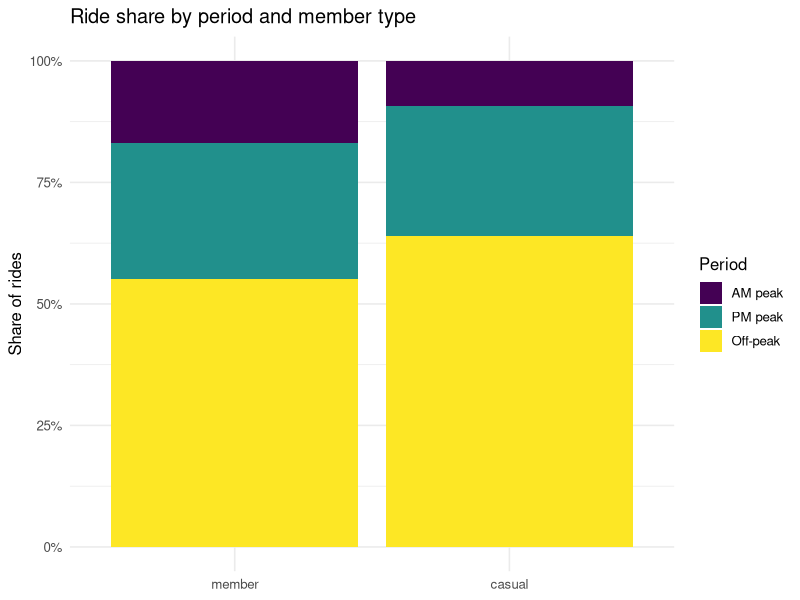
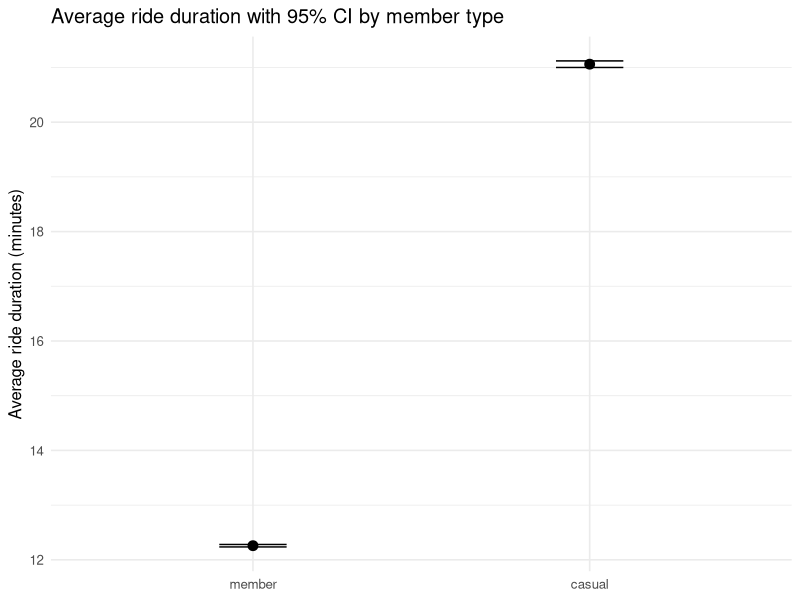
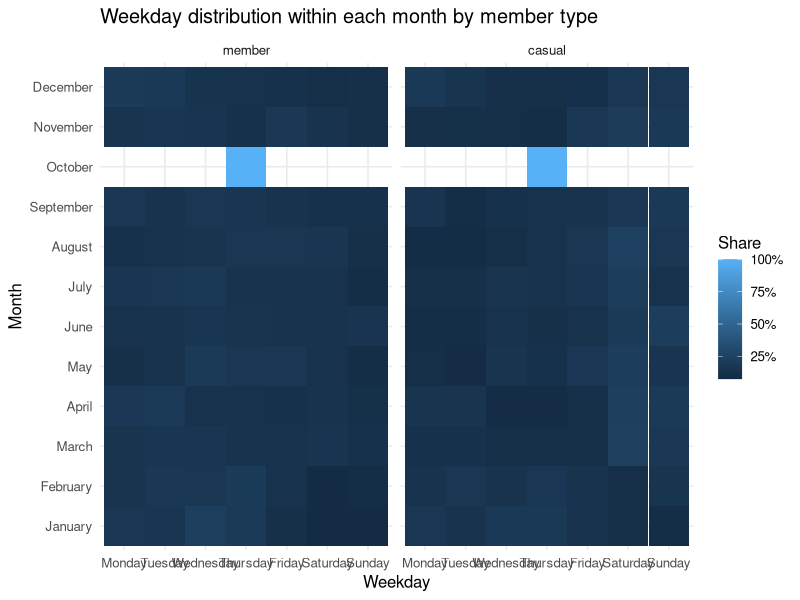

Generate these figures, in order, with R:
# ============================================================
# PURPOSE: Visualize Cyclistic 2024 ride data scoped by member type
#          Uses ONLY outputs from analysis.R
#          Adds: peak/off-peak plot, 95% CI plot, weekday×month index heatmap
# AUTHOR:  Onyedikachi Ikuru
# DATE:    11-16-2025
# ============================================================

# Load libraries
library(dplyr)
library(ggplot2)
library(forcats)
library(here)
library(tidyr)
library(readr)
library(ggridges)
library(scales)

dir.create(here("plots"), showWarnings = FALSE)

# ---------------------------
# Factor levels (define BEFORE loading/mutating)
# ---------------------------
duration_levels <- c(
  "<5 min",
  "5–10 min",
  "10–15 min",
  "15–30 min",
  "30–60 min",
  "1–2 hrs",
  ">2 hrs"
)
weekday_levels <- c(
  "Monday",
  "Tuesday",
  "Wednesday",
  "Thursday",
  "Friday",
  "Saturday",
  "Sunday"
)
member_levels <- c("member", "casual")
month_levels <- c(
  "January", "February", "March", "April", "May", "June",
  "July", "August", "September", "October", "November", "December"
)
period_levels <- c("AM peak", "PM peak", "Off-peak")

# ---------------------------
# Load processed CSVs (from analysis.R)
# ---------------------------
duration_time_member <- read_csv(
  here("data", "output", "duration_time_by_member.csv"),
  show_col_types = FALSE
) %>%
  mutate(
    duration_bucket = factor(
      duration_bucket,
      levels = duration_levels,
      ordered = TRUE
    ),
    start_day_of_week = factor(
      start_day_of_week,
      levels = weekday_levels,
      ordered = TRUE
    ),
    member_casual = factor(
      member_casual,
      levels = member_levels,
      ordered = TRUE
    ),
    start_hour = as.integer(start_hour)
  )

member_stats <- read_csv(
  here("data", "output", "member_stats.csv"),
  show_col_types = FALSE
) %>%
  mutate(
    member_casual = factor(member_casual,
      levels = member_levels,
      ordered = TRUE
    )
  )

bike_behavior <- read_csv(
  here("data", "output", "bike_behavior_by_member.csv"),
  show_col_types = FALSE
) %>%
  mutate(
    member_casual = factor(
      member_casual,
      levels = member_levels,
      ordered = TRUE
    ),
    rideable_type = as.factor(rideable_type)
  )

hourly_by_member <- read_csv(
  here("data", "output", "hourly_by_member.csv"),
  show_col_types = FALSE
) %>%
  mutate(
    member_casual = factor(
      member_casual,
      levels = member_levels,
      ordered = TRUE
    ),
    start_hour = as.integer(start_hour)
  )

daily_by_member <- read_csv(
  here("data", "output", "daily_by_member.csv"),
  show_col_types = FALSE
) %>%
  mutate(
    member_casual = factor(
      member_casual,
      levels = member_levels,
      ordered = TRUE
    ),
    start_day_of_week = factor(
      start_day_of_week,
      levels = weekday_levels,
      ordered = TRUE
    )
  )

monthly_by_member <- read_csv(
  here("data", "output", "monthly_by_member.csv"),
  show_col_types = FALSE
) %>%
  mutate(
    member_casual = factor(
      member_casual,
      levels = member_levels,
      ordered = TRUE
    ),
    start_month = factor(start_month, levels = month_levels, ordered = TRUE)
  )

top_start_with_category <- read_csv(
  here("data", "output", "top_start_with_category.csv"),
  show_col_types = FALSE
)
top_end_with_category <- read_csv(
  here("data", "output", "top_end_with_category.csv"),
  show_col_types = FALSE
)

# Nice-to-haves outputs
period_by_member <- read_csv(
  here("data", "output", "period_by_member.csv"),
  show_col_types = FALSE
) %>%
  mutate(
    member_casual = factor(
      member_casual,
      levels = member_levels,
      ordered = TRUE
    ),
    period = factor(
      period,
      levels = period_levels,
      ordered = TRUE
    )
  )

weekday_month_index <- read_csv(
  here("data", "output", "weekday_month_index.csv"),
  show_col_types = FALSE
) %>%
  mutate(
    member_casual = factor(
      member_casual,
      levels = member_levels,
      ordered = TRUE
    ),
    start_day_of_week = factor(
      start_day_of_week,
      levels = weekday_levels,
      ordered = TRUE
    ),
    start_month = factor(
      start_month,
      levels = month_levels,
      ordered = TRUE
    )
  )

if (interactive()) {
  glimpse(top_start_with_category)
  print(table(top_start_with_category$category, useNA = "ifany"))
}

# ============================================================
# PLOT 1: Ride share by period and member type (AM/PM peak vs Off-peak)
# ============================================================

p_period_share <- ggplot(
  period_by_member,
  aes(x = member_casual, y = share, fill = period)
) +
  geom_col() +
  scale_y_continuous(labels = label_percent()) +
  labs(
    title = "Ride share by period and member type",
    x = NULL,
    y = "Share of rides",
    fill = "Period"
  ) +
  theme_minimal(base_size = 12)

ggsave(
  here("plots", "period_share_by_member.png"),
  p_period_share,
  width = 8,
  height = 5,
  dpi = 320
)

# ============================================================
# PLOT 2: Average ride duration with 95% CI by member type
# (uses member_stats.csv produced by analysis.R with ci_low/ci_high)
# ============================================================
stopifnot(all(c("avg_duration", "ci_low", "ci_high") %in% names(member_stats)))

p_ci <- ggplot(member_stats, aes(x = member_casual, y = avg_duration)) +
  geom_point(size = 3) +
  geom_errorbar(aes(ymin = ci_low, ymax = ci_high), width = 0.2) +
  labs(
    title = "Average ride duration with 95% CI by member type",
    x = NULL,
    y = "Average ride duration (minutes)"
  ) +
  theme_minimal(base_size = 12)

ggsave(
  here("plots", "avg_duration_ci_by_member.png"),
  p_ci,
  width = 7,
  height = 5,
  dpi = 320
)

# ============================================================
# PLOT 3: Weekday distribution within each month by member type
# (index: share within month)
# ============================================================
p_index <- ggplot(
  weekday_month_index,
  aes(x = start_day_of_week, y = start_month, fill = share)
) +
  geom_tile() +
  facet_wrap(~member_casual, ncol = 2) +
  scale_fill_continuous(labels = label_percent()) +
  labs(
    title = "Weekday distribution within each month by member type",
    x = "Weekday",
    y = "Month",
    fill = "Share"
  ) +
  theme_minimal(base_size = 12)

ggsave(
  here("plots", "weekday_month_index_heatmap.png"),
  p_index,
  width = 9,
  height = 6,
  dpi = 320
)
